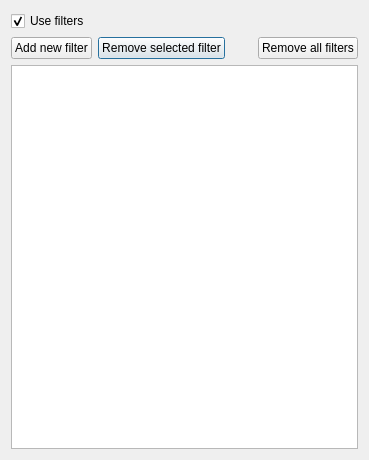
<?xml version="1.0" encoding="UTF-8"?>
<ui version="4.0">
 <class>FiltersDialog</class>
 <widget class="QDialog" name="FiltersDialog">
  <property name="geometry">
   <rect>
    <x>0</x>
    <y>0</y>
    <width>369</width>
    <height>460</height>
   </rect>
  </property>
  <property name="windowTitle">
   <string>Filters dialog</string>
  </property>
  <layout class="QGridLayout" name="gridLayout">
   <item row="1" column="1">
    <widget class="QPushButton" name="pb_RemoveSelected">
     <property name="text">
      <string>Remove selected filter</string>
     </property>
    </widget>
   </item>
   <item row="1" column="2">
    <spacer name="horizontalSpacer">
     <property name="orientation">
      <enum>Qt::Horizontal</enum>
     </property>
     <property name="sizeHint" stdset="0">
      <size>
       <width>50</width>
       <height>20</height>
      </size>
     </property>
    </spacer>
   </item>
   <item row="1" column="3">
    <widget class="QPushButton" name="pb_RemoveAll">
     <property name="text">
      <string>Remove all filters</string>
     </property>
    </widget>
   </item>
   <item row="2" column="0" colspan="4">
    <widget class="QListWidget" name="lw_Filters"/>
   </item>
   <item row="1" column="0">
    <widget class="QPushButton" name="pb_Add">
     <property name="text">
      <string>Add new filter</string>
     </property>
    </widget>
   </item>
   <item row="0" column="0" colspan="2">
    <widget class="QCheckBox" name="cb_UseFilters">
     <property name="text">
      <string>Use filters</string>
     </property>
     <property name="checked">
      <bool>true</bool>
     </property>
    </widget>
   </item>
  </layout>
 </widget>
 <tabstops>
  <tabstop>cb_UseFilters</tabstop>
  <tabstop>pb_Add</tabstop>
  <tabstop>pb_RemoveSelected</tabstop>
  <tabstop>pb_RemoveAll</tabstop>
  <tabstop>lw_Filters</tabstop>
 </tabstops>
 <resources/>
 <connections/>
</ui>
